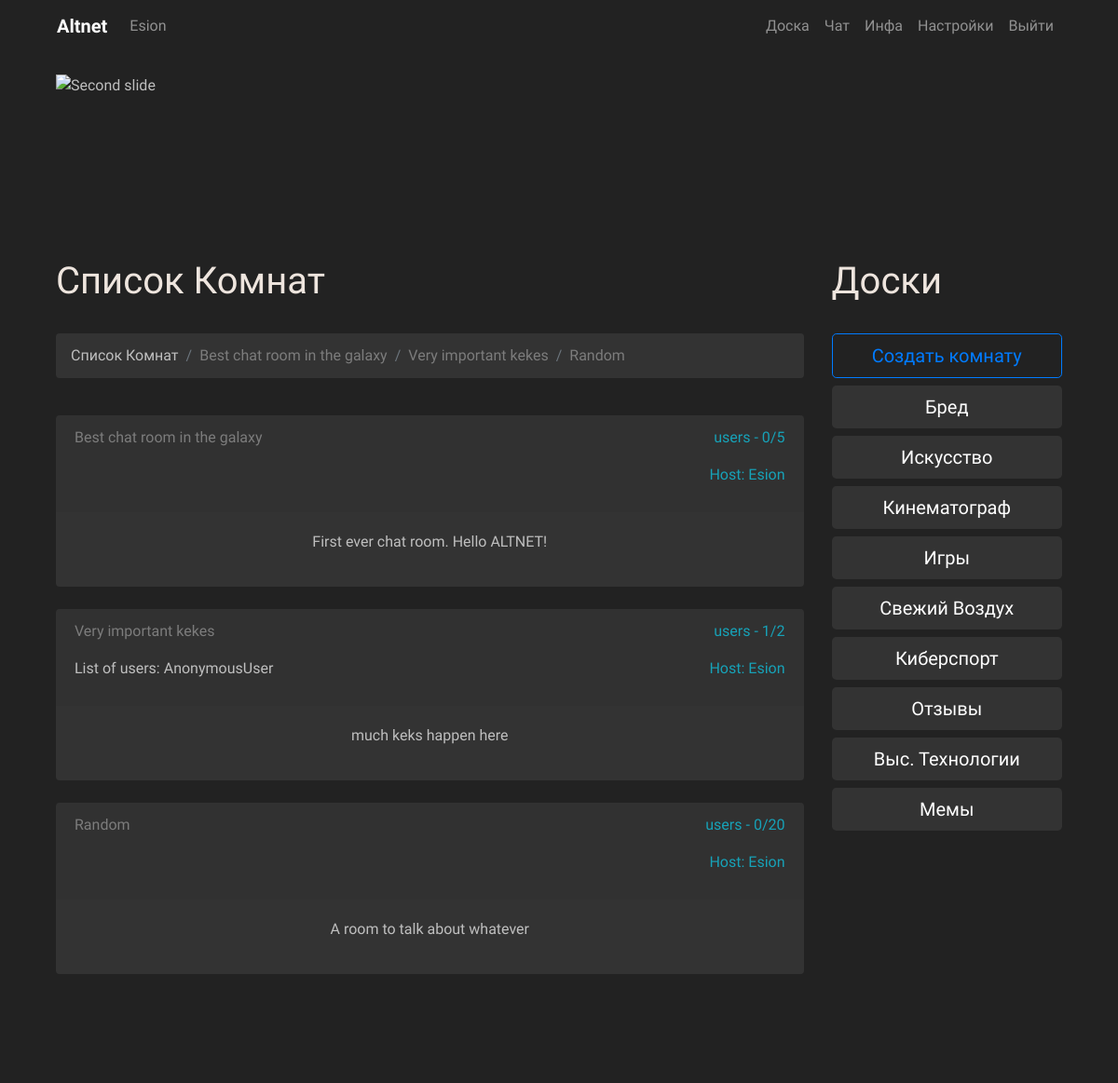
/chat/ (signed in), run on an earlier commit of the app's database.
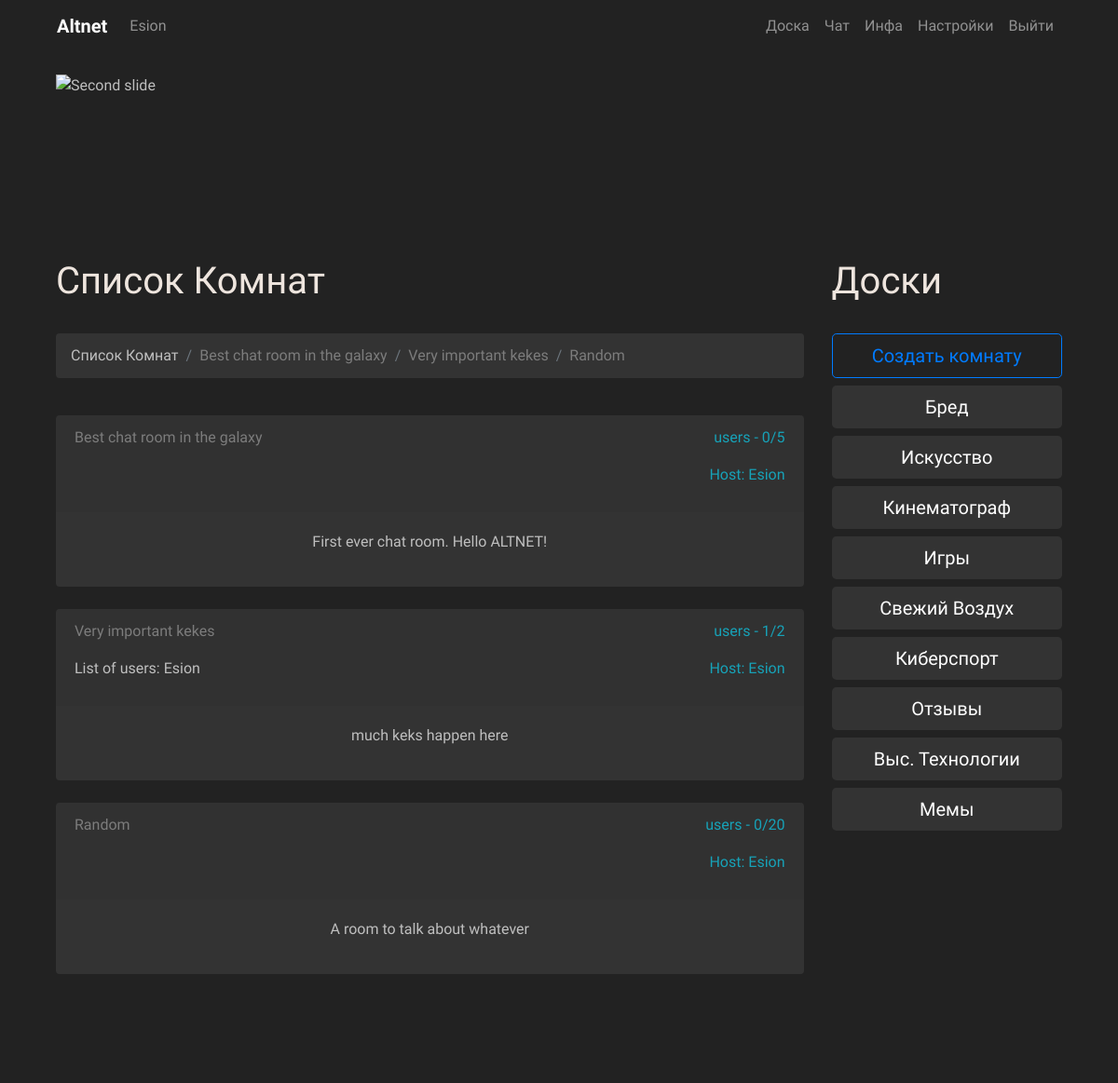
And on a later commit of the database.
### chat/models.py (models this page shows, shortened)
class Pool(models.Model):
    username = models.CharField('Username', max_length=150, blank=False, null=False)
    room_name = models.ForeignKey(Room, on_delete=models.CASCADE)
    pub_date = models.DateTimeField('Date published', auto_now=True)
    channel = models.CharField('channel', max_length=74, blank=False, null=False)

### chat/views.py (the view, shortened to what this page needs)
# urls.py: path('', paperhome, name='index'),
def index(request):
    if request.user.is_authenticated:
        username = request.user.username
        loc_option = Hikka.objects.get(user=request.user.id).language_code
    else:
        username = anonymous_validator(request)
        loc_option = 0
    cat_list = Category.objects.filter(visible=True)
    template = loader.get_template('chat.html')
    room_list = Room.objects.filter(language_code=loc_option)
    pool = {}
    room_form = CreateRoom()
    for item in room_list.iterator():
        load = {}
        load['id'] = item.id
        load['name'] = item.name
        load['host'] = item.host
        load['description'] = item.description
        load['max_slots'] = item.max_slots
        load['language_code'] = item.language_code
        load['is_testing'] = item.is_testing
        load['users'] = []
        user_pool = item.pool_set.all()
        for i in user_pool:
            load['users'].append(str(i.username))
        if len(load['users']) == 0:
            if item.is_permanent:
                pass
            else:
                item.delete()
        load['users_amount'] = len(load['users'])
        pool[item.name] = load
    context = {
        'loc': loc_resolver('lobby'),
        'lang': loc_option,
        'room_list': room_list,
        'pool': pool,
        'room_form': room_form,
        'username': username,
        'category_list': cat_list,
    }
    return HttpResponse(template.render(context, request))

### board/templatetags/loc_extra.py (called while the page is built)
@register.filter
def return_item(l, i):
    try:
        return l[i]
    except:
        return None

@register.filter
def cat_title(category):
    try:
        return Categories.cat_resolver(category)
    except:
        return None

### scripts/loc/Categories.py (called while the page is built)
def cat_resolver(cat):
    if cat == 'Broadcast':
        return BROADCAST
    elif cat == 'Animation':
        return ANIMATION
    elif cat == 'Artwork':
        return ARTWORK
    elif cat == 'Cinematics':
        return CINEMATICS
    elif cat == 'Videogames':
        return VIDEOGAMES
    elif cat == 'Random':
        return RANDOM
    elif cat == 'Custom':
        return CUSTOM
    elif cat == 'NSFW':
        return NSFW
    elif cat == 'Memes':
        return MEMES
    elif cat == 'Online':
        return ONLINE
    elif cat == 'Offline':
        return OFFLINE
    elif cat == 'HiTech':
        return HITECH
    elif cat == 'Feedback':
        return FEEDBACK
    elif cat == 'Politics':
        return POLITICS
    elif cat == 'Esports':
        return ESPORTS
    elif cat == 'Fresh Air':
        return FRESH_AIR
    elif cat == 'Writing':
        return WRITING

### chat/templates/chat.html (shortened to what this page needs)
{% extends 'hat.html' %}
{% block content %}
{% load loc_extra %}
{% load static %}
<div class="row col-">
        <div class=" col-lg-9 col-sm-12 col-md-12 col-xl-9 content">
       <br>
  <div class="trds">
  <main class="contentd" role="main">
  <header>
 <h1 data-text="{{ loc.chat.ROOM_LIST|return_item:lang }}">{{ loc.chat.ROOM_LIST|return_item:lang }}</h1></header></main></div>
  <br>
<nav aria-label="breadcrumb" role="navigation">
  <ol class="breadcrumb">
    <li class="breadcrumb-item">{{ loc.chat.ROOM_LIST|return_item:lang }}</li>
    {% if room_list %}
      {% for room in room_list %}
      <li class="breadcrumb-item"><a href="#{{ thread.thread_title }}">{{ room.name }}</a></li>
      {% endfor %}
      {% else %}
      <li class="breadcrumb-item"><a href="#">{{ loc.errors.NO_CHAT_ROOMS|return_item:lang }}</a></li>
      {% endif %}
  </ol>
</nav>
<br>
            {% for key,value in pool.items %}
            <div class="card" style="background-color: #333333;">
  <div class="card-header" style="border:none;">
      <div class="row">
          <div class="col-4">
      <a href="{% url 'Chat:room' value.id %}">{{ key }}</a>
          </div>
          <div class="col-4">
          </div>
          <div class="col-4">
      <p style="text-align:right; font-size:16px" class="text-info">users - {{ value.users_amount }}/{{ value.max_slots }}</p>
          </div>
          <div class="col-8">
              {% if value.users_amount > 0 %}
                   List of users: {% for user in value.users %} {{ user }} {% endfor %}
              {% endif %}
          </div>
          <div class="col-4">
              <p style="text-align:right; font-size:16px" class="text-info">Host: {{ value.host }}</p>
          </div>
      </div>
          </div>
  <div class="card-body">
              <p style="text-align:center; font-size:16px">{{ value.description }}</p>
  </div>
</div>
<br />
 {% endfor %}
<br><br>
  <br>
</div>
 <div class=" col-lg-3 col- left-sidebar">
      <br>
       <div class="trds">
  <main class="contentd" role="main">
  <header>
 <h1 data-text="{{ loc.headers.BOARDS|return_item:lang }}">{{ loc.headers.BOARDS|return_item:lang }}</h1></header>
  </main></div> <br>
          <button role="button" type="button" class="btn btn-outline-primary btn-lg btn-block" data-toggle="modal" data-target="#exampleModal">
  {{ loc.chat.CREATE_ROOM|return_item:lang }}
</button>
          {% if category_list %}
         {% for cat in category_list %}
             {% if cat.category == 'Broadcast' %}
             {% else %}
                 <a href="{% url 'Board:cat' cat.category %}" role="button" class="btn btn-dark btn-lg btn-block">
                    {{ cat.category|cat_title|return_item:lang}}
                 </a>
              {% endif %}
         {% endfor %}
     {% endif %}
</body>
{% endblock %}

What changed in the data, as far as the page shows it:
removed Pool: users "AnonymousUser"
added Pool: users "Esion"
